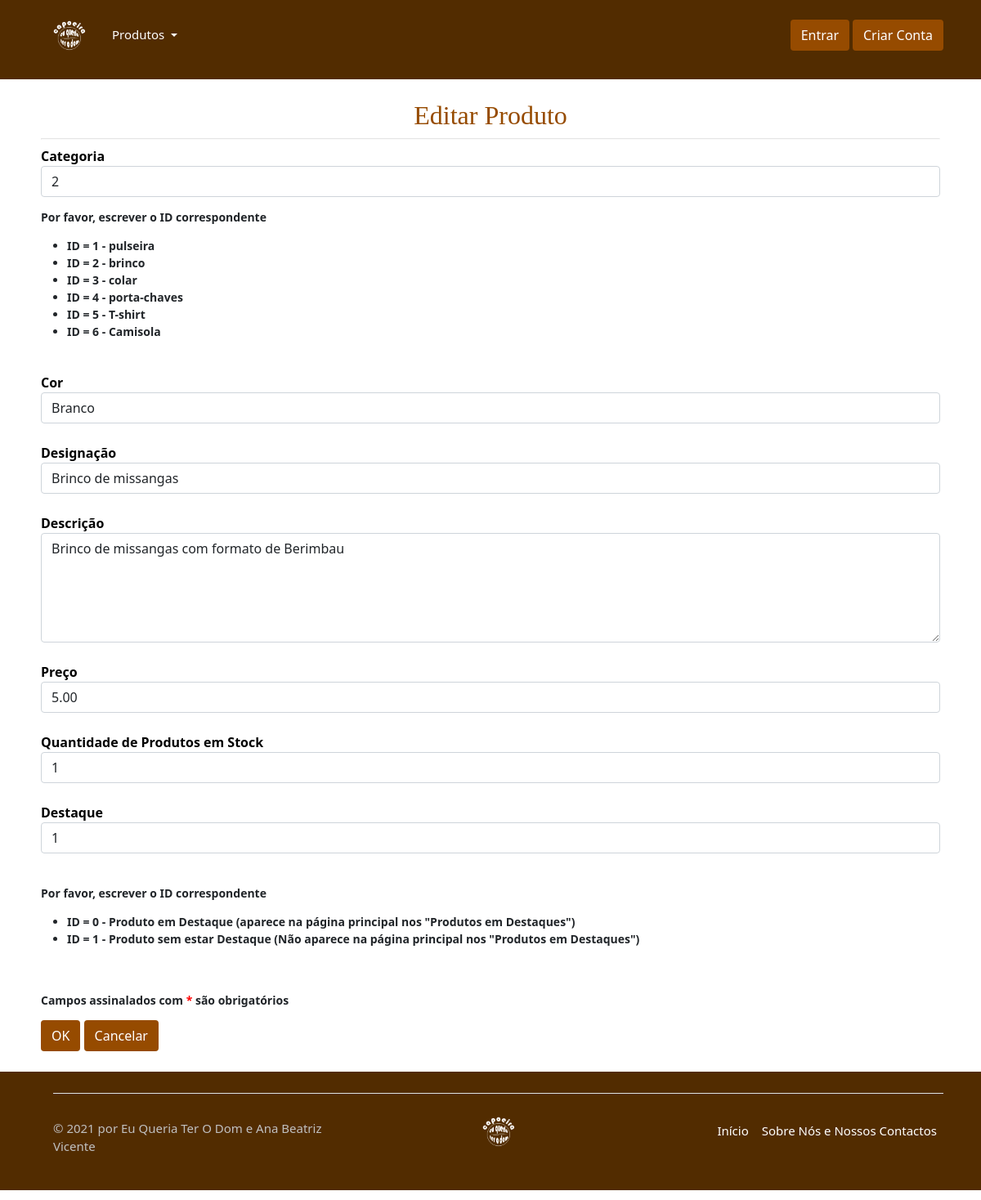
The page /editar-produtos.php?Produto_ID=1 on the database its author committed.
### tables this page shows
CREATE TABLE produtos(
    ID 				INT NOT NULL AUTO_INCREMENT PRIMARY KEY,
	Tipo_ID 		INT,
	Cor             Varchar (100),
	Designacao      Varchar (100),
	Descricao 		Varchar (1000),
	Preco 			DECIMAL(50,2) DEFAULT 0.0,
	EmStock			INT DEFAULT 1,
	EmDestaque		BOOL Default False,
	Img				Varchar (100),
	
	FOREIGN KEY (`Tipo_ID`)
       REFERENCES `tipo_produtos` (`ID`)
);

### inc/database.php (called while the page is built, shortened)
<?php
	function GetProduto($ID)
	{
		$registo = null;
		try
		{
			$db = new PDO('mysql:host=' . DB_SERVER . ';dbname=' . DB_NAME . ';charset=utf8', DB_USER, DB_PASSWORD);
		}
		catch (PDOException $e)
		{
			echo "Ocorreu o seguinte erro: " . $e->getMessage() . "<br/>";
			die();
		}
        $stmt = $db->prepare('SELECT produtos.*, tipo_produtos.Designacao AS Tipo_Produto_Designacao FROM produtos, tipo_produtos WHERE produtos.Tipo_ID = tipo_produtos.ID AND produtos.ID = ?');
        $stmt->bindValue(1, $ID, PDO::PARAM_INT);
		if ($stmt->execute())
		{
			$registo = $stmt->fetch();
		}
		return $registo;
	}
?>

### editar-produtos.php (the view, shortened to what this page needs)
<?php
	require_once 'inc/database.php';
?>
<!DOCTYPE html>
<html lang="pt">
<head>
	<?php require_once 'inc/header.php'; ?>
</head>
<body>
<?php require_once('inc/navbar.php'); ?>
<div class="margens">
	<h2 class="centro">Editar Produto</h2>
	<hr>
	<?php
		$produto = NULL;
		if ($_SERVER['REQUEST_METHOD'] == 'GET')
		{
			if (!empty($_GET['Produto_ID']))
			{
				if (is_numeric($_GET['Produto_ID']))
				{
					$produto = GetProduto($_GET['Produto_ID']);
				}
			}
		}
	?>
	<form name="DadosProdutos" action="<?php echo $_SERVER['PHP_SELF']; ?>" method="POST" class="form-horizontal" role="form">
		<div class="form-group <?php if (!empty($ErroTipo_ID)) { ?>has-error<?php } ?>">
			<label for="tipo_ID" class="col-sm-2 control-label"> Categoria </label>
			<div class="col-sm-12">
				<input type="text" name="Tipo_ID" value="<?php if (!empty($produto['Tipo_ID'])) echo $produto['Tipo_ID']; ?>" maxlength="100" class="form-control" placeholder="Categoria" />
			</div>
		</div>
		<div class="col-sm-offset-2 col-sm-10">
			<p class="small"><strong><span>Por favor, escrever o ID correspondente</span></strong></p>
			<p class="small"><strong><ul><small><li>ID = 1 - pulseira</li>
											<li>ID = 2 - brinco</li>
											<li>ID = 3 - colar</li>
											<li>ID = 4 - porta-chaves</li>
											<li>ID = 5 - T-shirt</li>
											<li>ID = 6 - Camisola</li>
				</small></ul></strong>
			</p>
		</div>
		<br>
		<div class="form-group <?php if (!empty($ErroCor)) { ?>has-error<?php } ?>">
			<label for="Cor" class="col-sm-2 control-label"> Cor </label>
			<div class="col-sm-12">
				<input type="text" name="Cor" value="<?php if (!empty($produto['Cor'])) echo $produto['Cor']; ?>" maxlength="100" class="form-control" placeholder="Cor" />
			</div>
		</div>
		<br>
		<div class="form-group <?php if (!empty($ErroDesignacao)) { ?>has-error<?php } ?>">
			<label for="designacao" class="col-sm-2 control-label"> Designação </label>
			<div class="col-sm-12">
				<input type="text" name="Designacao" value="<?php if (!empty($produto['Designacao'])) echo $produto['Designacao']; ?>" maxlength="100" class="form-control" placeholder="Designacao" />
			</div>
		</div>
		<br>
		<div class="form-group <?php if (!empty($ErroDescricao)) { ?>has-error<?php } ?>">
			<label for="descricao" class="col-sm-2 control-label">Descrição </label>
			<div class="col-sm-12">
				<textarea class="form-control" id="exampleFormControlTextarea1" rows="5" type="text" name="Descricao" value="<?php if (!empty($produto['Descricao'])) echo $produto['Descricao']; ?>" maxlength="1000" placeholder="Descricao"></textarea>
			</div>
		</div>
		<br>
		<div class="form-group <?php if (!empty($ErroPreco)) { ?>has-error<?php } ?>">
			<label for="preco" class="col-sm-2 control-label"> Preço </label>
			<div class="col-sm-12">
				<input type="text" name="Preco" value="<?php if (!empty($produto['Preco'])) echo $produto['Preco']; ?>" maxlength="100" class="form-control" placeholder="Preco" />
			</div>
		</div>
		<br>
		<div class="form-group <?php if (!empty($ErroEmStock)) { ?>has-error<?php } ?>">
			<label for="emStock" class="col-sm-12 control-label"> Quantidade de Produtos em Stock </label>
			<div class="col-sm-12">
				<input type="text" name="EmStock" value="<?php if (!empty($produto['EmStock'])) echo $produto['EmStock']; ?>" maxlength="100" class="form-control" placeholder="EmStock" />
			</div>
		</div>
		<br>
		<div class="form-group <?php if (!empty($ErroEmDestaque)) { ?>has-error<?php } ?>">
			<label for="emDestaque" class="col-sm-2 control-label"> Destaque</label>
			<div class="col-sm-12">
				<input type="text" name="EmDestaque" value="<?php if (!empty($produto['EmDestaque'])) echo $produto['EmDestaque']; ?>" maxlength="100" class="form-control" placeholder="EmDestaque" />
			</div>
		</div>
		<br>
		<div class="col-sm-offset-2 col-sm-10">
			<p class="small"><strong><span>Por favor, escrever o ID correspondente</span></strong></p>
			<p class="small"><strong><ul><small><li>ID = 0 - Produto em Destaque (aparece na página principal nos "Produtos em Destaques")</li>
												<li>ID = 1 - Produto sem estar Destaque (Não aparece na página principal nos "Produtos em Destaques")</li>
				</small></ul></strong>
			</p>
		</div>
		<br>
		<div class="form-group">
			<div class="col-sm-offset-2 col-sm-10">
				<p class="small"><strong>Campos assinalados com <span style='color:#ff0000'>*</span> são obrigatórios</strong></p>
				<button type="submit" class="btn castanho-claro">OK</button>
				<a class="btn castanho-claro" href="index.php">Cancelar</a>
			</div>
		</div>
	</form>
</div>
	<?php require_once('inc/footer.php'); ?>
</body>
</html>

### css/style.css (style rules this page uses)
body, header, .card ,.margens, .modal-body1, input { background-color: white !important; }
input { background-color: white !important; }
.castanho-claro { background-color: #964b00; color: white; }
a:link, a:visited, a:hover, a:active { color: white; text-decoration: none; cursor: pointer; }
p { display: block; margin-top: 1em; margin-bottom: 1em; margin-left: 0; margin-right: 0; }
h1, h2, h3, h4, h5, h6 { font-family: "Bauhaus 93"; color: #964b00; }
.margens { margin-right:25px; margin-left:25px; padding:25px; }
.centro { text-align: center; }
::placeholder, label, .negrito { color: black; font-weight: bold; opacity: 1; }
* { box-sizing: border-box; }
hr { display: block; margin-top: 0.5em; margin-bottom: 0.5em; margin-left: auto; margin-right: auto; border-style: inset; border-width: 1px; background-color:black; color: black; }

### rows shown on the page
produtos: Tipo_ID "2", Cor "Branco", Designacao "Brinco de missangas", Descricao "Brinco de missangas com formato de Berimbau", Preco "5.00", EmStock "1", EmDestaque "1"
